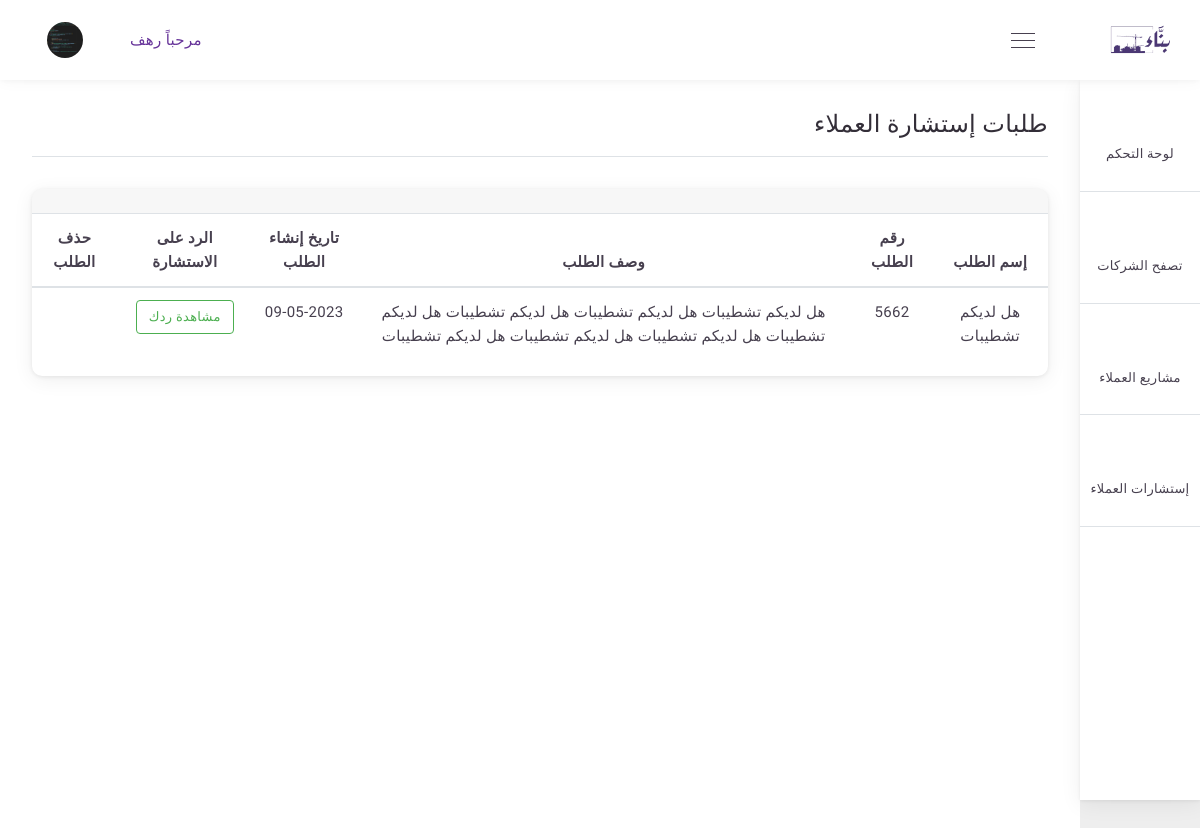
The app's page /orders/request_order_for_company/ (signed in), older data.
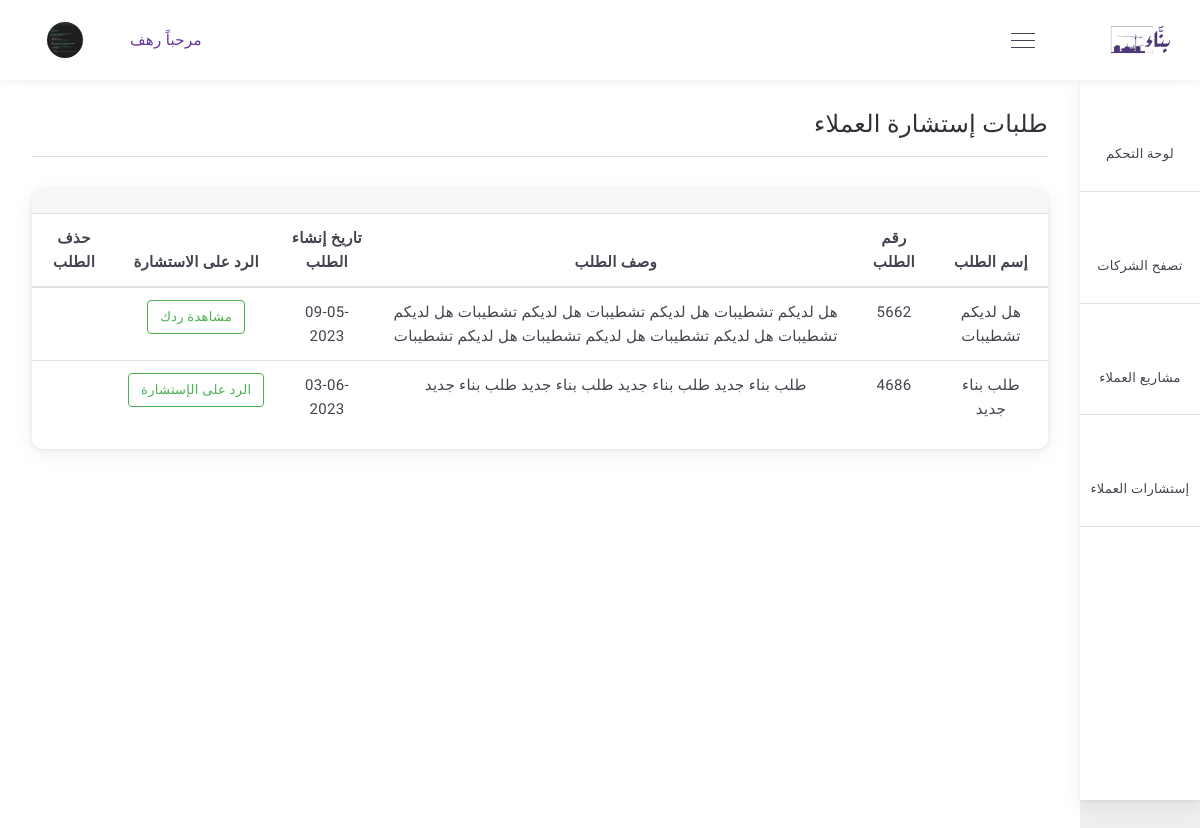
The same page, newer data.
### request/models.py (models this page shows, shortened)
class ConsultationRequest(models.Model):
    Request_Status= {
        ('تحت المراجعة' , 'تحت المراجعة'),
        ('مقبول' , 'مقبول'),
        ('مرفوض ' , 'مرفوض'),
    }
    user               = models.ForeignKey(User,  on_delete=models.CASCADE)
    company            = models.ForeignKey(Company,  on_delete=models.CASCADE)
    name               = models.CharField(_("عنوان الطلب "), max_length=50)
    request_status     = models.CharField(_("حالة الطلب "),choices=Request_Status,default='تحت المراجعة' , max_length=50)
    code               = models.IntegerField(_("رقم الطلب"), default=random_string)
    description        = models.TextField(_("وصف الطلب"))
    create_at          = models.DateTimeField(_("تاريخ الطلب"), default = timezone.now)
    class Meta:
        verbose_name = _("Consultation Request")
        verbose_name_plural = _("Consultation Request")
    def has_consultation_request(self):
        return hasattr(self, 'consultation_request')

### orders/views.py (the view)
# urls.py: path('request_order_for_company/' , views.request_order_for_company  , name='request_order_for_company'),
@login_required
def request_order_for_company(request):
    company = Company.objects.get(user = request.user)
    request_order_for_company  = ConsultationRequest.objects.filter(company = company)
    comments = ConsultationComment.objects.filter(consultationrequest__in=request_order_for_company)
    return render(request ,'request_order_for_company.html', {
        'request_order_for_company' : request_order_for_company ,
        'comments': comments,
        'title' : 'طلبات إستشارة العملاء',
    })

### project/context_processors.py (called while the page is built)
def profile_fields(request):
    if request.user.is_authenticated:
        profile = Profile.objects.get(user=request.user)
        return {'profile_fields': profile}
    return{}

### orders/templates/request_order_for_company.html (shortened to what this page needs)
{% extends 'base.html' %}
{% load static %}
{% block 'body' %}
<div class="main-content-wrap sidenav-open d-flex flex-column">
<div class="main-content">
    <div class="breadcrumb">
        <h1 class="mr-2">طلبات إستشارة العملاء</h1>
    </div>
    <div class="separator-breadcrumb border-top"></div>
    <div class="row">
        <div class="col-lg-12 col-md-12">
            <div class="row">
                <div class="col-md-12">
                    <div class="card o-hidden mb-4">
                        <div class="card-header d-flex align-items-center border-0">
                        </div>
                        <div>
                            <div class="table-responsive">
                                <table class="table text-center" id="user_table">
                                    <thead>
                                        <tr>
                                            <th scope="col">إسم الطلب </th>
                                            <th scope="col">رقم الطلب </th>
                                            <th scope="col">وصف الطلب </th>
                                            <th scope="col">تاريخ إنشاء الطلب </th>
                                            <th scope="col">الرد على الاستشارة </th>
                                            <th scope="col">حذف الطلب </th>
                                        </tr>
                                    </thead>
                                    <tbody>
                                        {% for request in request_order_for_company %}
                                        <tr>
                                            <td>{{request.name}}</td>
                                            <td>{{request.code}}</td>
                                            <td>{{request.description}}</td>
                                            <td>{{request.create_at|date:'d-m-Y'}}</td>
                                            {% if request.has_consultation_request%}
                                            <td> <a  class="btn btn-outline-success" href="{% url 'request:comment_display' request.id %}" style="width: 80; height: 15;">
                                                مشاهدة ردك
                                            </a></td>
                                                {% else %}
                                                <td><a  class="btn btn-outline-success"  href="{% url 'request:add_comment_to_ConsultationRequest' request.pk %}" style=" height: 15;"  id="Companyupdate" name="Companyupdate">
                                                    الرد على الإستشارة
                                                </button></td>
                                                {% endif %}
                                            <td><a class="text-danger mr-2" href="{% url 'request:request_delete' request.id %}"></a></td>
                                        </tr>
                                        {% endfor %}
                                    </tbody>
                                </table>
                            </div>
                        </div>
                    </div>
                </div>
            </div>
        </div>
    </div>
</div>
</div>
{% endblock %}

Row changes from the older to the newer data that the page shows:
added ConsultationRequest: name "طلب بناء جديد", code "4686", description "طلب بناء جديد طلب بناء جديد طلب بناء جديد طلب بناء جديد", create_at "03-06-2023", shows "الرد على الإستشارة"
